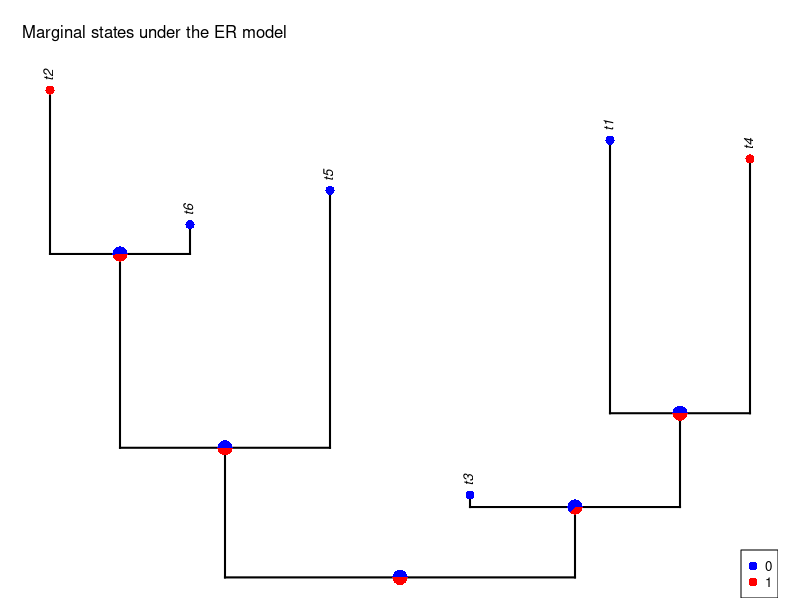

Reproduce this figure in R.

set.seed(123)

tr <- ape::rtree(6)

states <- sample(c(0,1), 6 , replace = TRUE)
dat <- setNames(states, tr$tip.label)

# fit ARD model
Mk_fit <- phytools::fitMk(tr, dat, model="ER")

anc_states <- phytools::ancr(Mk_fit)

cols<-setNames(c("blue","red"),levels(dat))
plot(anc_states,
     args.plotTree=list(lwd=2,direction="upwards",
                        mar=c(0.1,1.1,2.1,1.1),fsize=0.8),
     args.nodelabels=list(piecol=cols),
     args.tiplabels=list(cex=0.3),
     legend="bottomright")
mtext("Marginal states under the ER model",adj=0)
